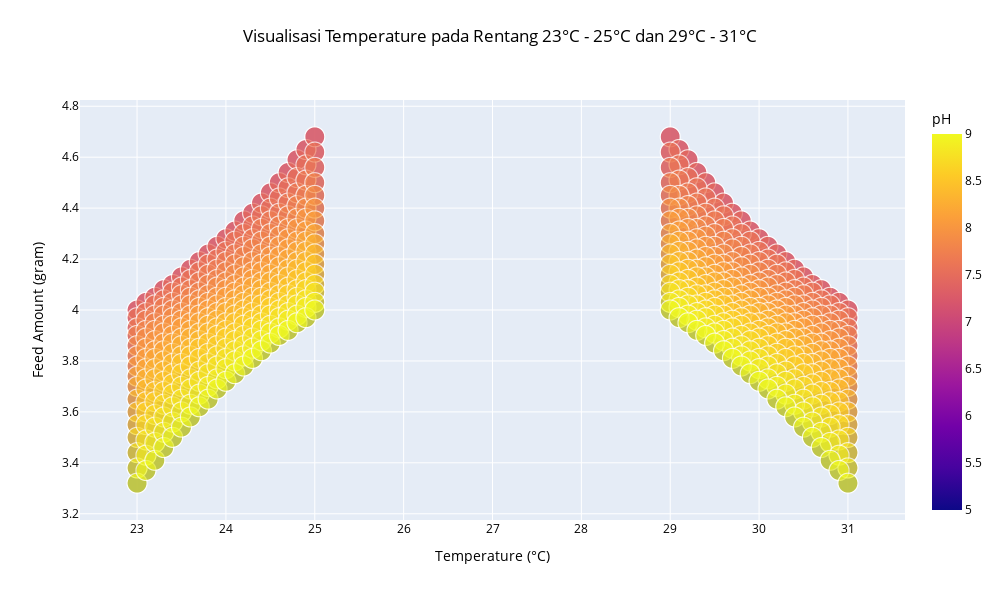

Notebook code cell kept with this figure:
### Code cell
# Visualisasi hubungan Temperature dengan perubahan di satu titik pH dan LobsterWeight
fig = px.scatter(data_frame=data, x='Temperature', y='feed_amount',
                 color='pH', size='LobsterWeight',
                 title='Visualisasi Temperature pada Rentang 23°C - 25°C dan 29°C - 31°C',
                 labels={'Temperature': 'Temperature (°C)', 'feed_amount': 'Feed Amount (gram)'},
                 width=1000, height=600)

# Mengatur gaya title
fig.update_layout(title={'text': 'Visualisasi Temperature pada Rentang 23°C - 25°C dan 29°C - 31°C',
                         'y':0.95,  # Penempatan title lebih proporsional
                         'x':0.5,
                         'xanchor': 'center',
                         'yanchor': 'top'},
                  font=dict(color='black'))  # Warna title hitam pekat

fig.show()

### Figure 1 — Plotly figure (JSON) as saved in the notebook; plotly's stock layout.template omitted (floating-point values rounded to 4 significant figures; data arrays with more than 128 entries replaced by an {"elided": "..."} marker saying what was removed)
{"data": [{"hovertemplate": "Temperature (°C)=%{x}<br>Feed Amount (gram)=%{y}<br>LobsterWeight=%{marker.size}<br>pH=%{marker.color}<extra></extra>", "legendgroup": "", "marker": {"color": {"elided": "1344 float values"}, "coloraxis": "coloraxis", "size": {"elided": "1344 float values"}, "sizemode": "area", "sizeref": 0.25, "symbol": "circle"}, "mode": "markers", "name": "", "showlegend": false, "type": "scattergl", "x": {"elided": "1344 float values"}, "xaxis": "x", "y": {"elided": "1344 float values"}, "yaxis": "y"}], "layout": {"coloraxis": {"colorbar": {"title": {"text": "pH"}}, "colorscale": [[0, "#0d0887"], [0.1111, "#46039f"], [0.2222, "#7201a8"], [0.3333, "#9c179e"], [0.4444, "#bd3786"], [0.5556, "#d8576b"], [0.6667, "#ed7953"], [0.7778, "#fb9f3a"], [0.8889, "#fdca26"], [1, "#f0f921"]]}, "font": {"color": "black"}, "height": 600, "legend": {"itemsizing": "constant", "tracegroupgap": 0}, "title": {"text": "Visualisasi Temperature pada Rentang 23°C - 25°C dan 29°C - 31°C", "x": 0.5, "xanchor": "center", "y": 0.95, "yanchor": "top"}, "width": 1000, "xaxis": {"anchor": "y", "domain": [0, 1], "title": {"text": "Temperature (°C)"}}, "yaxis": {"anchor": "x", "domain": [0, 1], "title": {"text": "Feed Amount (gram)"}}}}
